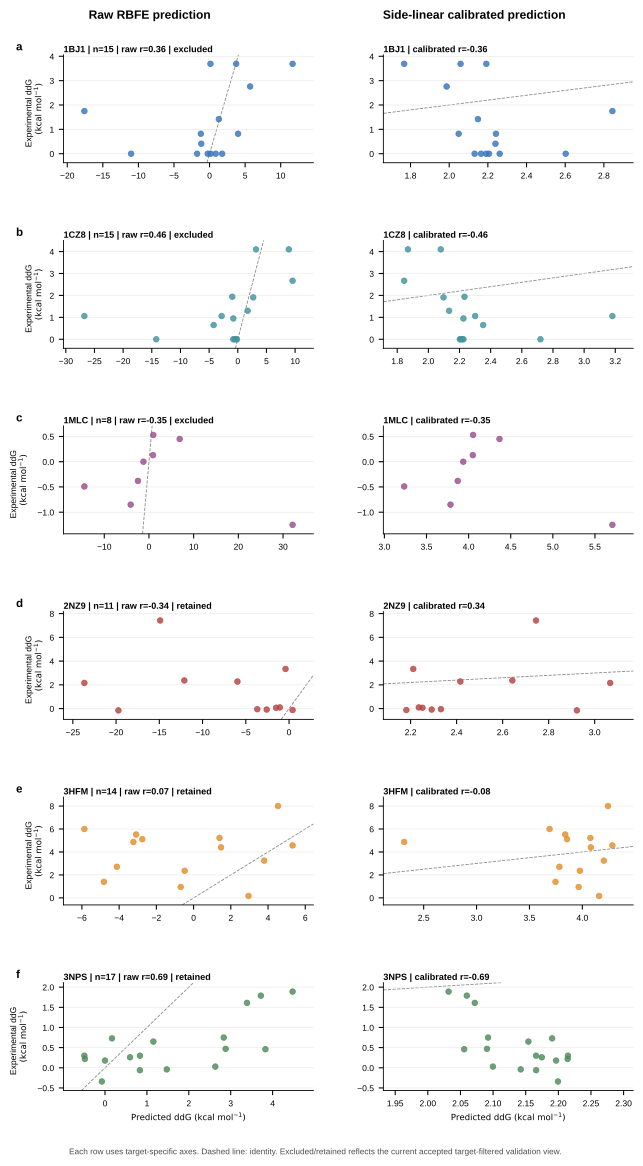

Reproduce this figure in Python.
#!/usr/bin/env python3
"""Render one raw/calibrated scatter pair for every AB-Bind validation target.

Figure contract
---------------
Core conclusion: target-level heterogeneity, rather than a single global error
mode, explains why the accepted target-filtered validation result differs from
the full validation result.
Archetype: quantitative grid.
Panels: one row per target; raw prediction on the left and side-linear
calibrated prediction on the right.
Source data: predict_pairs_calibrated.csv from the selected side-linear run.
"""

from __future__ import annotations

import csv
from pathlib import Path

import matplotlib.pyplot as plt
import numpy as np


# Keep all SVG labels editable in vector-editing applications.
plt.rcParams["font.family"] = "sans-serif"
plt.rcParams["font.sans-serif"] = ["Arial", "DejaVu Sans", "Liberation Sans"]
plt.rcParams["svg.fonttype"] = "none"
plt.rcParams["pdf.fonttype"] = 42
plt.rcParams["font.size"] = 6.4
plt.rcParams["axes.spines.right"] = False
plt.rcParams["axes.spines.top"] = False
plt.rcParams["axes.linewidth"] = 0.65


REPO_ROOT = Path(__file__).resolve().parents[2]
PAIR_CSV = (
    REPO_ROOT
    / "runs/benchmarks/abbind_core_v1_quick_plan/reports/calibrations"
    / "fit-calibration-development-predict-validation-model-side-linear"
    / "predict_pairs_calibrated.csv"
)
OUTPUT_DIR = Path(__file__).resolve().parent
OUTPUT_STEM = OUTPUT_DIR / "current_validation_scatter_by_target"
TARGET_ORDER = ["1BJ1", "1CZ8", "1MLC", "2NZ9", "3HFM", "3NPS"]
EXCLUDED_TARGETS = {"1BJ1", "1CZ8", "1MLC"}
TARGET_COLORS = {
    "1BJ1": "#3775BA",
    "1CZ8": "#42949E",
    "1MLC": "#9A4D8E",
    "2NZ9": "#B64342",
    "3HFM": "#E28E2C",
    "3NPS": "#4F8A5B",
}


def read_pairs(path: Path) -> list[dict[str, object]]:
    with path.open(newline="", encoding="utf-8") as handle:
        rows = list(csv.DictReader(handle))
    for row in rows:
        for field in ("raw_ddg_kcal_mol", "predicted_ddg_kcal_mol", "experimental_ddg_kcal_mol"):
            row[field] = float(str(row[field]))
    return rows


def pearson_r(rows: list[dict[str, object]], prediction_field: str) -> float:
    if len(rows) < 2:
        return float("nan")
    predicted = np.array([float(row[prediction_field]) for row in rows])
    observed = np.array([float(row["experimental_ddg_kcal_mol"]) for row in rows])
    return float(np.corrcoef(predicted, observed)[0, 1])


def axis_limits(values: list[float], padding: float = 0.10) -> tuple[float, float]:
    lo, hi = min(values), max(values)
    span = max(hi - lo, 1.0)
    return lo - span * padding, hi + span * padding


def draw_target_panel(
    ax: plt.Axes,
    rows: list[dict[str, object]],
    target: str,
    prediction_field: str,
    title: str,
    show_y_label: bool,
    show_x_label: bool,
) -> None:
    predicted = [float(row[prediction_field]) for row in rows]
    observed = [float(row["experimental_ddg_kcal_mol"]) for row in rows]
    x_limits = axis_limits(predicted)
    y_limits = axis_limits(observed)
    color = TARGET_COLORS[target]
    ax.scatter(
        predicted,
        observed,
        s=18,
        facecolors=color,
        edgecolors=color,
        linewidths=0.6,
        alpha=0.82,
        zorder=3,
    )
    line_low = max(x_limits[0], y_limits[0])
    line_high = min(x_limits[1], y_limits[1])
    ax.plot([line_low, line_high], [line_low, line_high], color="#8A8A8A", lw=0.65, ls="--", zorder=1)
    ax.set_xlim(*x_limits)
    ax.set_ylim(*y_limits)
    ax.grid(axis="y", color="#E7E7E7", linewidth=0.45, zorder=0)
    ax.set_title(title, loc="left", fontsize=6.8, fontweight="bold", pad=2)
    if show_y_label:
        ax.set_ylabel("Experimental ddG\n(kcal mol$^{-1}$)")
    else:
        ax.set_ylabel("")
    if show_x_label:
        ax.set_xlabel("Predicted ddG (kcal mol$^{-1}$)")
    else:
        ax.set_xlabel("")


def main() -> None:
    rows = read_pairs(PAIR_CSV)
    fig, axes = plt.subplots(len(TARGET_ORDER), 2, figsize=(6.9, 12.4))
    fig.subplots_adjust(left=0.12, right=0.98, bottom=0.07, top=0.94, hspace=0.72, wspace=0.28)
    fig.text(0.25, 0.978, "Raw RBFE prediction", ha="center", va="top", fontsize=9, fontweight="bold")
    fig.text(0.74, 0.978, "Side-linear calibrated prediction", ha="center", va="top", fontsize=9, fontweight="bold")

    for row_index, target in enumerate(TARGET_ORDER):
        target_rows = [row for row in rows if str(row["complex_id"]) == target]
        excluded = target in EXCLUDED_TARGETS
        status = "excluded" if excluded else "retained"
        raw_r = pearson_r(target_rows, "raw_ddg_kcal_mol")
        calibrated_r = pearson_r(target_rows, "predicted_ddg_kcal_mol")
        draw_target_panel(
            axes[row_index, 0],
            target_rows,
            target,
            "raw_ddg_kcal_mol",
            f"{target} | n={len(target_rows)} | raw r={raw_r:.2f} | {status}",
            show_y_label=True,
            show_x_label=row_index == len(TARGET_ORDER) - 1,
        )
        draw_target_panel(
            axes[row_index, 1],
            target_rows,
            target,
            "predicted_ddg_kcal_mol",
            f"{target} | calibrated r={calibrated_r:.2f}",
            show_y_label=False,
            show_x_label=row_index == len(TARGET_ORDER) - 1,
        )
        axes[row_index, 0].text(
            -0.19,
            1.02,
            chr(ord("a") + row_index),
            transform=axes[row_index, 0].transAxes,
            fontsize=8.6,
            fontweight="bold",
            ha="left",
            va="bottom",
        )

    fig.text(
        0.5,
        0.015,
        "Each row uses target-specific axes. Dashed line: identity. "
        "Excluded/retained reflects the current accepted target-filtered validation view.",
        ha="center",
        va="bottom",
        fontsize=6.2,
        color="#4D4D4D",
    )
    fig.savefig(OUTPUT_STEM.with_suffix(".svg"), bbox_inches="tight")
    fig.savefig(OUTPUT_STEM.with_suffix(".pdf"), bbox_inches="tight")
    fig.savefig(OUTPUT_STEM.with_suffix(".png"), dpi=600, bbox_inches="tight")
    fig.savefig(OUTPUT_STEM.with_suffix(".tiff"), dpi=600, bbox_inches="tight")


if __name__ == "__main__":
    main()
